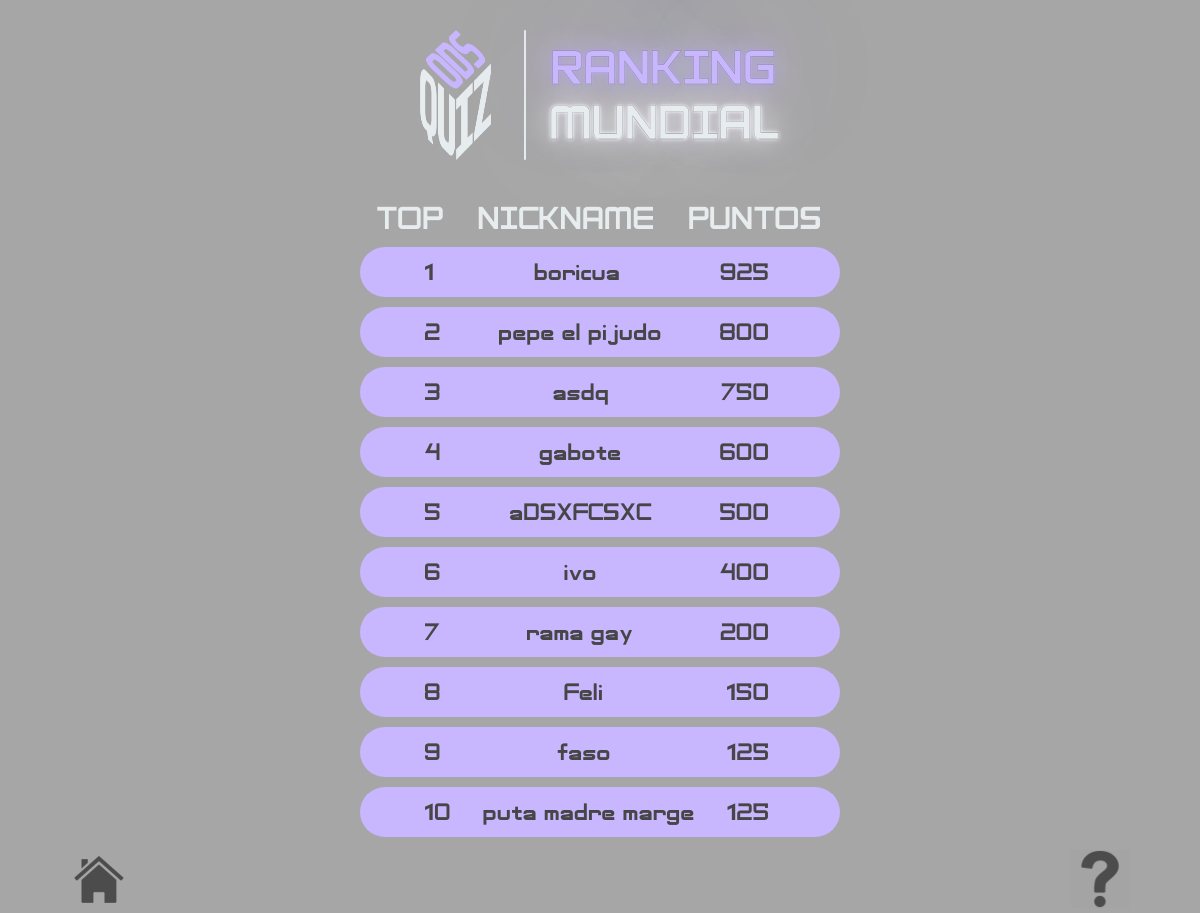
Page /ranking on the committed database.
### tables this page shows
CREATE TABLE "Ranking" (
	`Nombre`	TEXT NOT NULL,
	`Puntaje`	NUMERIC
);

### Proyecto/main.py (the view)
@app.route("/ranking")
def ranking():
  conn = sqlite3.connect('ODS.db')
  q = f"""SELECT * from Ranking
          ORDER BY Puntaje DESC
          LIMIT 10"""
  x = conn.execute(q)
  lista = x.fetchall()
  print(lista)
  return render_template('ranking.html', lineamostrar = lista)
  conn.close()

### Proyecto/templates/ranking.html (shortened to what this page needs)
<!DOCTYPE html>
<html lang="en">
<head>
    <link href="{{ url_for('static', filename='styles/ranking_style.css') }}" rel="stylesheet">
</head>
<body>
    <section class="contenedor">
        <div class="header">
            <div class="contenedor-chico">
                <div class="imagen">
                    <img src="{{ url_for('static', filename = 'img/LOGO.png')}}" alt="" >
                </div>
                <div class="puntaje">
                    <div class="texto">
                        RANKING
                    </div>
                    <div class="puntajes">
                        MUNDIAL
                    </div>
                </div>
            </div>
        </div>
    </section>
    <section id="contencion">
        <div id="textos">
            <p>TOP</p>
            <p>NICKNAME</p>
            <p>PUNTOS</p>
        </div>
        {% for i in range(10) %}
        <div id="casilla">
            <div class="div-1">{{i+1}}</div>
            <div>{{ lineamostrar[i][0] }}</div>
            <div class="div-2">{{ lineamostrar[i][1] }}</div>
        </div>
        {% endfor %}
    </section>
    <footer class="pie-de-pagina">
        <div class="inicio">
            <img src="{{ url_for('static', filename = 'img/casa-inicio.jpg')}}" alt="" onclick="window.location.href='{{ url_for('index')}}';">
        </div>
        <div class="ayuda">
            <img src="{{ url_for('static', filename = 'img/ayuda.jpg')}}" alt="" onclick="window.location.href='{{ url_for('informacion')}}';">
        </div>
    </footer>
</body>
</html>

### Proyecto/static/styles/ranking_style.css (style rules this page uses)
:root { --gris-medio-claro: #474646; --gris-oscuro: #1C262A; --violeta: #C8B6FF; --blanquito: #E7ECEF; --gris-claro: #A6A6A6; --neon: 0 0 2px #C8B6FF,0 0 30px #C8B6FF,0px 0px 5px #a293d1, 0 0 150px #a493d1; --neon-blanquito: 0 0 2px #f6f3ff,0 0 30px #f8f6ff,0px 0px 5px #f2f0fa, 0 0 150px #f0eef7; }
* { margin: 0; padding: 0; }
body { background-color: var(--gris-claro); }
.contenedor { width: 100%; height: auto; background-color: var(--gris-claro); }
.header { width: 100%; height: auto; }
.contenedor-chico { width: 30%; height: 200px; margin: auto; display: flex; flex-direction: row; justify-content: center; gap: 25px; }
.imagen img { width: 90%; height: 65%; margin-top: 30px; }
.puntaje { display: flex; flex-direction: column; margin-top: 40px; text-align: center; }
.texto { color: var(--violeta); font-size: 3em; font-family: 'Adventure-Subtitles'; text-shadow: var(--neon); -webkit-text-stroke: 0.4px grey; }
.puntajes { color: var(--blanquito); font-size: 3em; font-family: 'Adventure-Subtitles'; text-shadow: var(--neon-blanquito); -webkit-text-stroke: 0.3px grey; }
#contencion { width: 40%; height: auto; margin: auto; }
#textos { display: flex; justify-content: space-around; font-size: 2em; font-family: 'Adventure-Subtitles'; color: var(--blanquito); }
#casilla { display: flex; width: 100%; height: 50px; margin: auto; flex-direction: row; justify-content: space-between; align-items: center; gap: 10PX; background-color: var(--violeta); margin-top: 10px; border-radius: 2em; font-size: 1.5em; font-family: 'Adventure-Subtitles'; color: var(--gris-medio-claro); }
.div-1 { margin-left: 65px; }
.div-2 { margin-right: 70px; }
.pie-de-pagina { width: 100%; height: auto; display: flex; flex-wrap: wrap; justify-content: space-between; margin-top: 1%; }
.inicio { width: 20%; margin-left: 70px; }
.inicio img { width: 60px; height: 60px; }
.ayuda { width: 20%; align-items: flex-end; margin-right: 70px; }
.ayuda img { width: 60px; height: 60px; float: right; }

### rows in the picture
Ranking: Nombre "boricua", Puntaje "925"
Ranking: Nombre "pepe el pijudo", Puntaje "800"
Ranking: Nombre "asdq", Puntaje "750"
Ranking: Nombre "gabote", Puntaje "600"
Ranking: Nombre "aDSXFCSXC", Puntaje "500"
Ranking: Nombre "ivo", Puntaje "400"
Ranking: Nombre "rama gay", Puntaje "200"
Ranking: Nombre "Feli", Puntaje "150"
Ranking: Nombre "faso", Puntaje "125"
Ranking: Nombre "puta madre marge", Puntaje "125"

### other values in the picture
{{ i+1 }} "1" "2" "3" "4" "5" "6" "7" "8" "9" "10"
